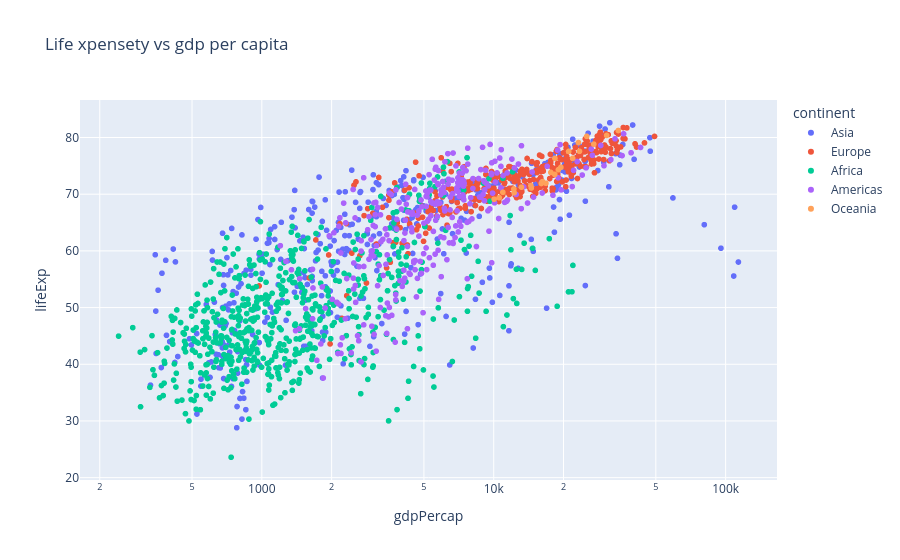

Write notebook code for a chart like this one.
### Code cell
fig = px.scatter(gapminder_df, x='gdpPercap', y = 'lifeExp',title = 'Life xpensety vs gdp per capita', color = 'continent', log_x = True)
fig

### Figure 1 — Plotly figure (JSON) as saved in the notebook; plotly's stock layout.template omitted (floating-point values rounded to 4 significant figures; data arrays with more than 128 entries replaced by an {"elided": "..."} marker saying what was removed)
{"data": [{"hovertemplate": "continent=Asia<br>gdpPercap=%{x}<br>lifeExp=%{y}<extra></extra>", "legendgroup": "Asia", "marker": {"color": "#636efa", "symbol": "circle"}, "mode": "markers", "name": "Asia", "showlegend": true, "type": "scattergl", "x": {"elided": "396 float values"}, "xaxis": "x", "y": {"elided": "396 float values"}, "yaxis": "y"}, {"hovertemplate": "continent=Europe<br>gdpPercap=%{x}<br>lifeExp=%{y}<extra></extra>", "legendgroup": "Europe", "marker": {"color": "#EF553B", "symbol": "circle"}, "mode": "markers", "name": "Europe", "showlegend": true, "type": "scattergl", "x": {"elided": "360 float values"}, "xaxis": "x", "y": {"elided": "360 float values"}, "yaxis": "y"}, {"hovertemplate": "continent=Africa<br>gdpPercap=%{x}<br>lifeExp=%{y}<extra></extra>", "legendgroup": "Africa", "marker": {"color": "#00cc96", "symbol": "circle"}, "mode": "markers", "name": "Africa", "showlegend": true, "type": "scattergl", "x": {"elided": "624 float values"}, "xaxis": "x", "y": {"elided": "624 float values"}, "yaxis": "y"}, {"hovertemplate": "continent=Americas<br>gdpPercap=%{x}<br>lifeExp=%{y}<extra></extra>", "legendgroup": "Americas", "marker": {"color": "#ab63fa", "symbol": "circle"}, "mode": "markers", "name": "Americas", "showlegend": true, "type": "scattergl", "x": {"elided": "300 float values"}, "xaxis": "x", "y": {"elided": "300 float values"}, "yaxis": "y"}, {"hovertemplate": "continent=Oceania<br>gdpPercap=%{x}<br>lifeExp=%{y}<extra></extra>", "legendgroup": "Oceania", "marker": {"color": "#FFA15A", "symbol": "circle"}, "mode": "markers", "name": "Oceania", "showlegend": true, "type": "scattergl", "x": [10040.0, 10950.0, 12220.0, 14530.0, 16790.0, 18330.0, 19480.0, 21890.0, 23420.0, 27000.0, 30690.0, 34440.0, 10560.0, 12250.0, 13180.0, 14460.0, 16050.0, 16230.0, 17630.0, 19010.0, 18360.0, 21050.0, 23190.0, 25190.0], "xaxis": "x", "y": [69.12, 70.33, 70.93, 71.1, 71.93, 73.49, 74.74, 76.32, 77.56, 78.83, 80.37, 81.23, 69.39, 70.26, 71.24, 71.52, 71.89, 72.22, 73.84, 74.32, 76.33, 77.55, 79.11, 80.2], "yaxis": "y"}], "layout": {"legend": {"title": {"text": "continent"}, "tracegroupgap": 0}, "title": {"text": "Life xpensety vs gdp per capita"}, "xaxis": {"anchor": "y", "domain": [0, 1], "title": {"text": "gdpPercap"}, "type": "log"}, "yaxis": {"anchor": "x", "domain": [0, 1], "title": {"text": "lifeExp"}}}}
